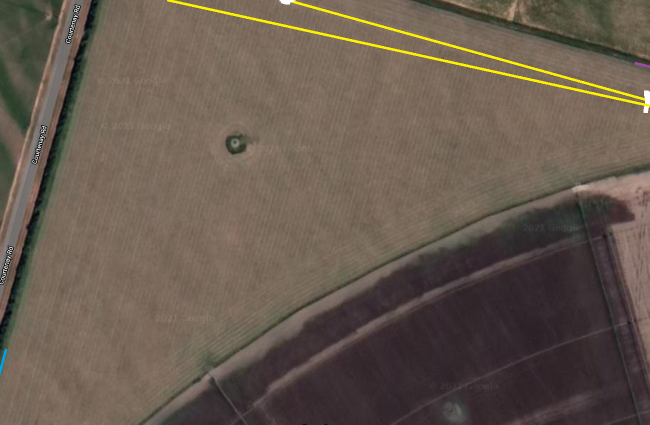
#> input picture Pathing - Dylan/GraphicsTest3points.png, 1299 x 849 px, found by its file name (shown at 1/2 size)
$ python 'Pathing Graphics.py'
#> lines starting #> are read from the running program, lines starting #| are printed output that depends on the picture; long printed decimals are rounded
from array import *
import numpy as np
import math
import cv2

def path_init():
    #Creates a empty array to use as representation of field
    area = np.zeros((1000, 1000), int)

    return area


def path_outside(area, outside_points):
    #defines the outer edge in the representation of the field
    #Creates the field in pixels

    i = 0
    #Works by traveling between points along the gradent to the next point.

    while i < len(outside_points): #linearly interpolates between points
        starting_point = outside_points[i]
        area[starting_point[0]][starting_point[1]] = 1
        if (i+1) < len(outside_points):
            x_diff = outside_points[i+1][0] - outside_points[i][0]
            y_diff = outside_points[i+1][1] - outside_points[i][1]
            diff_total = abs(x_diff) + abs(y_diff)
            x_avg_diff = x_diff/diff_total
            y_avg_diff = y_diff/diff_total
        else:
            x_diff = outside_points[0][0] - outside_points[len(outside_points)-1][0]
            y_diff = outside_points[0][1] - outside_points[len(outside_points)-1][1]
            diff_total = abs(x_diff) + abs(y_diff)
            x_avg_diff = x_diff/diff_total
            y_avg_diff = y_diff/diff_total

        ii = 1
        while ii < diff_total: #placing interpolated points
            x_point = math.ceil(starting_point[0]+ x_avg_diff*ii)
            y_point = math.ceil(starting_point[1]+ y_avg_diff*ii)
            area[x_point][y_point] = 2
            ii += 1
        i += 1

    return area

# [177 lines left out: function irrigator_path, not called in this run]


def gps_clean(gps_points, hydrant_point, hydrant_line):
    #Creates the relative position in pixels
    max_x_point = 0
    max_y_point = 0
    convert_factor = 0.000111111
    clean_hydrant_point = np.zeros((2, 1), int)
    clean_hydrant_line = np.zeros((2, 2), int)


    ii = 0
    max_x_index = 0
    max_y_index = 0

    for point in gps_points:
        if point[0] > max_x_point:
            max_x_point = abs(point[0])
            max_x_index = ii

        if point[1] > max_y_point:
            max_y_point = abs(point[1])
            max_y_index = ii
        ii += 1

    max_x_point = gps_points[max_x_index][0]
    max_y_point = gps_points[max_y_index][1]

    i = 0

    for point in gps_points:
        gps_points[i][0] = int(abs(5*(gps_points[i][0] - max_x_point)/convert_factor))
        gps_points[i][1] = int(abs(5*(gps_points[i][1] - max_y_point)/convert_factor))
        i += 1

    clean_hydrant_point[0] = int(abs(5*(hydrant_point[0] - max_x_point)/convert_factor))
    clean_hydrant_point[1] = int(abs(5*(hydrant_point[1] - max_y_point)/convert_factor))

    clean_hydrant_line[0][0] = int(abs(5*(hydrant_line[0][0] - max_x_point)/convert_factor))
    clean_hydrant_line[0][1] = int(abs(5*(hydrant_line[0][1] - max_y_point)/convert_factor))
    clean_hydrant_line[1][0] = int(abs(5*(hydrant_line[1][0] - max_x_point)/convert_factor))
    clean_hydrant_line[1][1] =  int(abs(5*(hydrant_line[1][1] - max_y_point)/convert_factor))


    print(gps_points)
    print(clean_hydrant_point)
    print(clean_hydrant_line)

    return gps_points, clean_hydrant_point, clean_hydrant_line, max_x_point, max_y_point

def cross_search(area, x_point, y_point, radius):
    not_found = True
    search_radius = radius

    hydrant_x = x_point
    hydrant_y = y_point

    if hydrant_x-search_radius >= 0 and hydrant_x-search_radius < len(area[0]):
        if area[hydrant_x-search_radius][hydrant_y] == 2 or area[hydrant_x-search_radius][hydrant_y] == 1:
            not_found = False


    if hydrant_x+search_radius >= 0 and hydrant_x+search_radius < len(area[0]):
        if area[hydrant_x+search_radius][hydrant_y] == 2 or area[hydrant_x+search_radius][hydrant_y] == 1:
            not_found = False

    if hydrant_y-search_radius >= 0 and hydrant_y-search_radius < len(area[0]):
        if area[hydrant_x][hydrant_y-search_radius] == 2 or area[hydrant_x][hydrant_y-search_radius] == 1:
            not_found = False


    if hydrant_y+search_radius >= 0 and hydrant_y+search_radius < len(area[0]):
        if area[hydrant_x][hydrant_y+search_radius] == 2 or area[hydrant_x][hydrant_y+search_radius] == 1:
            not_found = False

    return not_found


def sideruns(area, starting_x_point, starting_y_point, x_avg_diff, y_avg_diff, pointsx, pointsy, points_direction, points_irrigating):
    #Generates the path perpendicular to the input path
    ii = 0
    index_foward = 0
    index_back = 0
    x_point = math.ceil(starting_x_point + x_avg_diff*ii)
    y_point = math.ceil(starting_y_point + y_avg_diff*ii)

    storingreversepointsx = []
    storingreversepointsy = []

    x_avg_diff = - x_avg_diff

    while area[x_point][y_point] != 2 and area[x_point][y_point] != 3 and cross_search(area, x_point, y_point, 1):
        index_foward += 1
        x_point = math.ceil(starting_x_point + x_avg_diff*index_foward)
        y_point = math.ceil(starting_y_point + y_avg_diff*index_foward)
        if x_point >= 1000 or x_point < 0 or y_point >= 1000 or y_point < 0:
            break

    y_avg_diff = -y_avg_diff
    x_avg_diff = -x_avg_diff
    x_point = math.ceil(starting_x_point + x_avg_diff*ii)
    y_point = math.ceil(starting_y_point + y_avg_diff*ii)

    while area[x_point][y_point] != 2 and area[x_point][y_point] != 3 and cross_search(area, x_point, y_point, 1):
        index_back += 1
        x_point = math.ceil(starting_x_point + x_avg_diff*index_back)
        y_point = math.ceil(starting_y_point + y_avg_diff*index_back)
        if x_point >= 1000 or x_point < 0 or y_point >= 1000 or y_point < 0:
            break

    if index_foward > index_back:
        y_avg_diff = -y_avg_diff
        x_avg_diff = -x_avg_diff

    x_point = math.ceil(starting_x_point + x_avg_diff*ii)
    y_point = math.ceil(starting_y_point + y_avg_diff*ii)

    while area[x_point][y_point] != 2 and area[x_point][y_point] != 3 and cross_search(area, x_point, y_point, 1): #placing interpolated points
        if (x_point < 999 and y_point < 999 and x_point > 1 and y_point > 1):
            pointsx.append(x_point)
            pointsy.append(y_point)
            storingreversepointsx.append(x_point)
            storingreversepointsy.append(y_point)
            points_direction.append(0)
            points_irrigating.append(0)
            area[x_point][y_point] = 5
            ii += 1
            x_point = math.ceil(starting_x_point + x_avg_diff*ii)
            y_point = math.ceil(starting_y_point + y_avg_diff*ii)

        else:
            break

    reverselenpoints = len(storingreversepointsx)-1

    while reverselenpoints >= 0:
        pointsx.append(storingreversepointsx[reverselenpoints])
        pointsy.append(storingreversepointsy[reverselenpoints])
        points_direction.append(1)
        points_irrigating.append(0)
        reverselenpoints -= 1

    return area, pointsx, pointsy, points_direction, points_irrigating


def hydrant_line_maker(area, clean_hydrant_line, irrigation_radius):
    #This function generates the path to follow, direction, irrigating, foward/reverse
    #Outputs the path in pixels in x and y
    i = 0

    pointsx = []
    pointsy = []
    points_direction = []
    points_irrigating = []

    starting_point = clean_hydrant_line[i]
    area[starting_point[0]][starting_point[1]] = 7
    if (i+1) < len(clean_hydrant_line[0]):
        x_diff = clean_hydrant_line[i+1][0] - clean_hydrant_line[i][0]
        y_diff = clean_hydrant_line[i+1][1] - clean_hydrant_line[i][1]
        diff_total = abs(x_diff) + abs(y_diff)
        x_avg_diff = x_diff/diff_total
        y_avg_diff = y_diff/diff_total
    else:
        x_diff = clean_hydrant_line[0][0] - clean_hydrant_line[len(clean_hydrant_line)-1][0]
        y_diff = clean_hydrant_line[0][1] - clean_hydrant_line[len(clean_hydrant_line)-1][1]
        diff_total = abs(x_diff) + abs(y_diff)
        x_avg_diff = y_diff/diff_total
        y_avg_diff = x_diff/diff_total

    iii = 0
    x_point = math.ceil(clean_hydrant_line[0][0]+ x_avg_diff*iii)
    y_point = math.ceil(clean_hydrant_line[0][1]+ y_avg_diff*iii)

    while area[x_point][y_point] != 2 and area[x_point][y_point] != 3 and cross_search(area, x_point, y_point, 1): #placing interpolated points
    #while iii < 50: #placing interpolated points
        if (x_point <= 999 and y_point <= 999 and x_point > 1 and y_point > 1): #placing interpolated points
            iii += 1
            x_point = math.ceil(clean_hydrant_line[0][0]+ x_avg_diff*iii)
            y_point = math.ceil(clean_hydrant_line[0][1]+ y_avg_diff*iii)
            #area[x_point][y_point] = 4

        else:
            break

    startingedgex = x_point
    startingedgey = y_point


    ii = 5
    x_point = math.ceil(startingedgex + x_avg_diff*-ii)
    y_point = math.ceil(startingedgey + y_avg_diff*-ii)
    while area[x_point][y_point] != 2 and area[x_point][y_point] != 3 and cross_search(area, x_point, y_point, 1): #placing interpolated points
        if (x_point < 999 and y_point < 999 and x_point > 1 and y_point > 1): #placing interpolated points
            x_point = math.ceil(startingedgex + x_avg_diff*-ii)
            y_point = math.ceil(startingedgey + y_avg_diff*-ii)

            cross_search(area, x_point, y_point, 1)
            if ii % irrigation_radius == 0:
                word = 1
                area, pointsx, pointsy, points_direction, points_irrigating = sideruns(area, x_point, y_point, y_avg_diff, x_avg_diff, pointsx, pointsy, points_direction, points_irrigating)
            area[x_point][y_point] = 7
            pointsx.append(x_point)
            pointsy.append(y_point)
            points_direction.append(0)
            points_irrigating.append(1)
            ii += 1

        else:
            break

    print(pointsx)
    print(pointsy)
    print("Foward/Reverse Array:")
    print(points_direction)
    print("Direction Irrigating:")
    print(points_irrigating)
    area_display = (area * 30).astype(np.uint8)
    cv2.imshow('Area', area_display)

    return pointsx, pointsy

def convert_path(the_pathx, the_pathy, max_x_point, max_y_point):
    #Converts the path from pixels to gps points
    convert_factor = 0.000111111


    path_length = len(the_pathx)
    new_x_point = []
    new_y_point = []
    i = 0
    while i < path_length:
        new_x_point.append((the_pathx[i]/5)*convert_factor + max_x_point)
        new_y_point.append((the_pathy[i]/5)*-convert_factor + max_y_point)
        i += 1
    #gps_points[i][1] = int(abs(5*(gps_points[i][1] - max_y_point)/convert_factor))

    print(new_x_point)
    print(new_y_point)

def load_image(image_filelocation, point_1, point_2):
#> called with image_filelocation = 'GraphicsTest3points.png'
    image = cv2.imread(r"C:\Users\dylan\Desktop\Uni\400 Year\Robotic Irrigator\Pathing Python\%s" %image_filelocation)
#> image is the input picture: shape (849, 1299, 3); mean B, G, R 78.4, 90.1, 103.3
    image_x = image.shape[0] - 1
    image_y = image.shape[1] - 1
    pixel = 0
    edge_colour = [232, 162, 0]
    edge2_colour = [164, 73, 163]
    line_colour = [0, 242, 255]
    edge_colour_pixels_x = [0]
    edge_colour_pixels_y = [0]
    edge2_colour_pixels_x = [0]
    edge2_colour_pixels_y = [0]
    line_colour_pixels_x = [0]
    line_colour_pixels_y = [0]
    notfound_1 = 1
    notfound_2 = 1
    notfound_3 = 1
    notfound_4 = 1
    notfound_5 = 1
    notfound_6 = 1
    notfound_7 = 1
    notfound_8 = 1


    while (pixel <= image_y):
        if (image[0, pixel][0] == edge_colour[0] and image[0][pixel, 1] == edge_colour[1] and image[0, pixel][2] == edge_colour[2] and notfound_1):
            edge_colour_pixels_x.append(0)
            edge_colour_pixels_y.append(pixel)
            notfound_1 = 0

        if (image[0, pixel][0] == edge2_colour[0] and image[0][pixel, 1] == edge2_colour[1] and image[0, pixel][2] == edge2_colour[2] and notfound_1):
            edge2_colour_pixels_x.append(0)
            edge2_colour_pixels_y.append(pixel)
            notfound_1 = 0

        if (image[0, pixel][0] == line_colour[0] and image[0, pixel][1] == line_colour[1] and image[0, pixel][2] == line_colour[2] and notfound_2):
            line_colour_pixels_x.append(0)
            line_colour_pixels_y.append(pixel)
            notfound_2 = 0

        if (image[image_x, pixel][0] == edge2_colour[0] and image[image_x, pixel][1] == edge2_colour[1] and image[image_x, pixel][2] == edge2_colour[2] and notfound_3):
            edge2_colour_pixels_x.append(image_x)
            edge2_colour_pixels_y.append(pixel)
            notfound_3 = 0

        if (image[image_x, pixel][0] == edge_colour[0] and image[image_x, pixel][1] == edge_colour[1] and image[image_x, pixel][2] == edge_colour[2] and notfound_3):
            edge_colour_pixels_x.append(image_x)
            edge_colour_pixels_y.append(pixel)
            notfound_3 = 0

        if (image[image_x, pixel][0] == line_colour[0] and image[image_x, pixel][1] == line_colour[1] and image[image_x, pixel][2] == line_colour[2] and notfound_4):
            line_colour_pixels_x.append(image_x)
            line_colour_pixels_y.append(pixel)
            notfound_4 = 0

        pixel += 1
#> after the loop, edge2_colour_pixels_x = [0]; edge2_colour_pixels_y = [0]; edge_colour_pixels_x = [0]; edge_colour_pixels_y = [0]; line_colour_pixels_x = [0, 0]; line_colour_pixels_y = [0, 334]; notfound_1 = 1; notfound_2 = 0; notfound_3 = 1; notfound_4 = 1; pixel = 1299

    pixel = 0

    while (pixel <= image_x):
        if (image[pixel, 0][0] == edge_colour[0] and image[pixel, 0][1] == edge_colour[1] and image[pixel, 0][2] == edge_colour[2] and notfound_5):
            edge_colour_pixels_x.append(pixel)
            edge_colour_pixels_y.append(0)
            notfound_5 = 0

        if (image[pixel, 0][0] == edge2_colour[0] and image[pixel, 0][1] == edge2_colour[1] and image[pixel, 0][2] == edge2_colour[2] and notfound_5):
            edge2_colour_pixels_x.append(pixel)
            edge2_colour_pixels_y.append(0)
            notfound_5 = 0

        if (image[pixel, 0][0] == line_colour[0] and image[pixel, 0][1] == line_colour[1] and image[pixel, 0][2] == line_colour[2] and notfound_6):
            line_colour_pixels_x.append(pixel)
            line_colour_pixels_y.append(0)
            notfound_6 = 0

        if (image[pixel, image_y][0] == edge_colour[0] and image[pixel, image_y][1] == edge_colour[1] and image[pixel, image_y][2] == edge_colour[2] and notfound_7):
            edge_colour_pixels_x.append(pixel)
            edge_colour_pixels_y.append(image_y)
            notfound_7 = 0

        if (image[pixel, image_y][0] == edge2_colour[0] and image[pixel, image_y][1] == edge2_colour[1] and image[pixel, image_y][2] == edge2_colour[2] and notfound_7):
            edge2_colour_pixels_x.append(pixel)
            edge2_colour_pixels_y.append(image_y)
            notfound_7 = 0

        if (image[pixel, image_y][0] == line_colour[0] and image[pixel, image_y][1] == line_colour[1] and image[pixel, image_y][2] == line_colour[2] and notfound_8):
            line_colour_pixels_x.append(pixel)
            line_colour_pixels_y.append(image_y)
            notfound_8 = 0

        pixel += 1
#> after the loop, edge2_colour_pixels_x = [0, 131]; edge2_colour_pixels_y = [0, 1298]; edge_colour_pixels_x = [0, 732]; edge_colour_pixels_y = [0, 0]; line_colour_pixels_x = [0, 0, 209]; line_colour_pixels_y = [0, 334, 1298]; notfound_5 = 0; notfound_6 = 1; notfound_7 = 0; notfound_8 = 0; pixel = 849

    x_pixel_dist = edge_colour_pixels_x[1] - edge2_colour_pixels_x[1]
#> x_pixel_dist = 601
    y_pixel_dist = edge_colour_pixels_y[1] - edge2_colour_pixels_y[1]
#> y_pixel_dist = -1298
    long_per_pixel = (point_1[0] - point_2[0])/x_pixel_dist
#> long_per_pixel = -2.86e-06
    latt_per_pixel = (point_1[1] - point_2[1])/y_pixel_dist
#> latt_per_pixel = 3.75e-06

    edge_long_1 = (line_colour_pixels_x[1] -  edge_colour_pixels_x[1])*long_per_pixel + point_1[0]
#> edge_long_1 = -43.53
    edge_latt_1 = (line_colour_pixels_y[1] -  edge_colour_pixels_y[1])*latt_per_pixel + point_1[1]
#> edge_latt_1 = 172.2
    edge_long_2 = (line_colour_pixels_x[2] -  edge_colour_pixels_x[1])*long_per_pixel + point_1[0]
#> edge_long_2 = -43.53
    edge_latt_2 = (line_colour_pixels_y[2] -  edge_colour_pixels_y[1])*latt_per_pixel + point_1[1]
#> edge_latt_2 = 172.2

    return [edge_long_1, edge_latt_1], [edge_long_2, edge_latt_2]


def main():
    image_filelocation = "GraphicsTest3points.png" #Name of the image with the alterations, need to change the file path in load_image
    gps_points = [[-43.53223533938059, 172.20322871852102], [-43.527575889946746, 172.204242159892], [-43.5287860037952, 172.21015146472553], [-43.52892336653555, 172.20844633707128], [-43.529034564715296, 172.20782383014986], [-43.52941394519742, 172.20649761975216], [-43.52968866750516, 172.20565858868417], [-43.530159617121534, 172.20473836106126], [-43.530467040581826, 172.20420607253428]]
    point_2 = [-43.528346668133885, 172.20816748607697] #Point on image so you can determine position, colour =[232, 162, 0]
    point_1 = [-43.53006552472572, 172.20330078966384] #Point on image so you can determine position, colour = [164, 73, 163]
    #You can get colours using pixel testing
    hydrant_point = [0, 0]

    irrigation_boomlength = 10 #Irrigation radius in meters
    np.set_printoptions(threshold=np.inf)
    path_empty = path_init()


    hydrant_line = load_image(image_filelocation, point_1, point_2) #Generates the hydrant line from the image, can remove this and just grab it from google earth
#> hydrant_line = ([-43.53, 172.2], [-43.53, 172.2])
    print(hydrant_line)
#| ([-43.528, 172.205], [-43.529, 172.208])
    outside_points, clean_hydrant_point, clean_hydrant_line, max_x_point, max_y_point = gps_clean(gps_points, hydrant_point, hydrant_line) #place in pixels
#> outside_points = [[0, 311], [209, 265], [155, 0], [149, 76], [144, 104], [126, 164], [114, 202], [93, 243], [79, 267]]; clean_hydrant_point = [1958952, 7749464]; clean_hydrant_line = [[191, 251], [164, 89]]; max_x_point = -43.53; max_y_point = 172.2
    path_limit = path_outside(path_empty, outside_points)    #Creates the field in pixels
#> the loop in path_outside, `while i < len(outside_points):` made 9 passes
#> (starting_point, x_diff, y_diff, diff_total, x_avg_diff, y_avg_diff) on passes 1 to 8: ([0, 311], 209, -46, 255, 0.82, -0.18), ([209, 265], -54, -265, 319, -0.169, -0.831), ([155, 0], -6, 76, 82, -0.0732, 0.927), ([149, 76], -5, 28, 33, -0.152, 0.848), ([144, 104], -18, 60, 78, -0.231, 0.769), ([126, 164], -12, 38, 50, -0.24, 0.76), ([114, 202], -21, 41, 62, -0.339, 0.661), ([93, 243], -14, 24, 38, -0.368, 0.632)
#> after the loop in path_outside, `while i < len(outside_points):`:
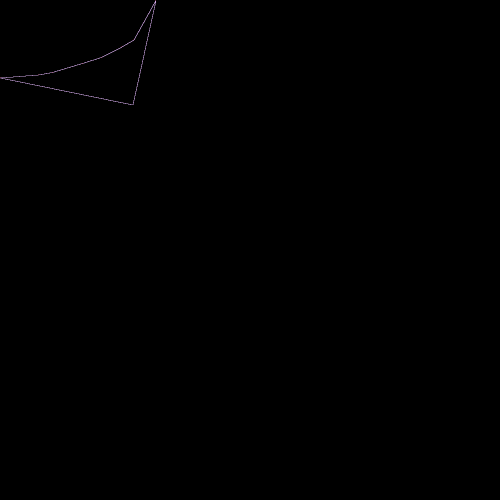
#> area: shape (1000, 1000) int64 (shown at 1/2 size); 3 distinct labels, from 0 to 2; one colour per label, 0 black
#> after the loop in path_outside, `while i < len(outside_points):`: i = 9
    the_pathx, the_pathy = hydrant_line_maker(path_limit, clean_hydrant_line, irrigation_boomlength) #Outputs the path in pixels in x and y
#> in hydrant_line_maker, `starting_point = clean_hydrant_line[i]`: starting_point = [191, 251]
#> in hydrant_line_maker, `x_diff = clean_hydrant_line[i+1][0] - clean_hydrant_line[i][0]`: x_diff = -27
#> in hydrant_line_maker, `y_diff = clean_hydrant_line[i+1][1] - clean_hydrant_line[i][1]`: y_diff = -162
#> in hydrant_line_maker, `diff_total = abs(x_diff) + abs(y_diff)`: diff_total = 189
#> in hydrant_line_maker, `x_avg_diff = x_diff/diff_total`: x_avg_diff = -0.143
#> in hydrant_line_maker, `y_avg_diff = y_diff/diff_total`: y_avg_diff = -0.857
#> in hydrant_line_maker, `x_point = math.ceil(clean_hydrant_line[0][0]+ x_avg_diff*iii)`: x_point = 191
#> in hydrant_line_maker, `y_point = math.ceil(clean_hydrant_line[0][1]+ y_avg_diff*iii)`: y_point = 251
#> in cross_search, `not_found = True`: not_found = True
#> in cross_search, `search_radius = radius`: search_radius = 1
#> in cross_search, `hydrant_x = x_point`: hydrant_x = 191
#> in cross_search, `hydrant_y = y_point`: hydrant_y = 251
#> the loop in hydrant_line_maker, `while area[x_point][y_point] != 2 and area[x_point][y_point] != 3 and ..` made 259 passes
#> after the loop in hydrant_line_maker, `while area[x_point][y_point] != 2 and area[x_point][y_point] != 3 and ..`:
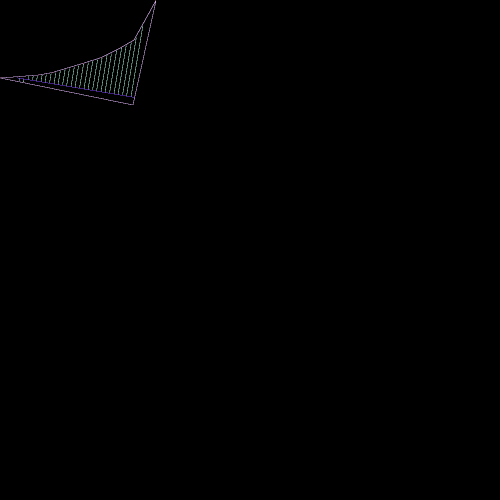
#> area: shape (1000, 1000) int64 (shown at 1/2 size); 5 distinct labels, from 0 to 7; one colour per label, 0 black
#> (printed output is left out)
    convert_path(the_pathx, the_pathy, max_x_point, max_y_point) #Converts the path from pixels to gps points
    cv2.waitKey(0)

main()
